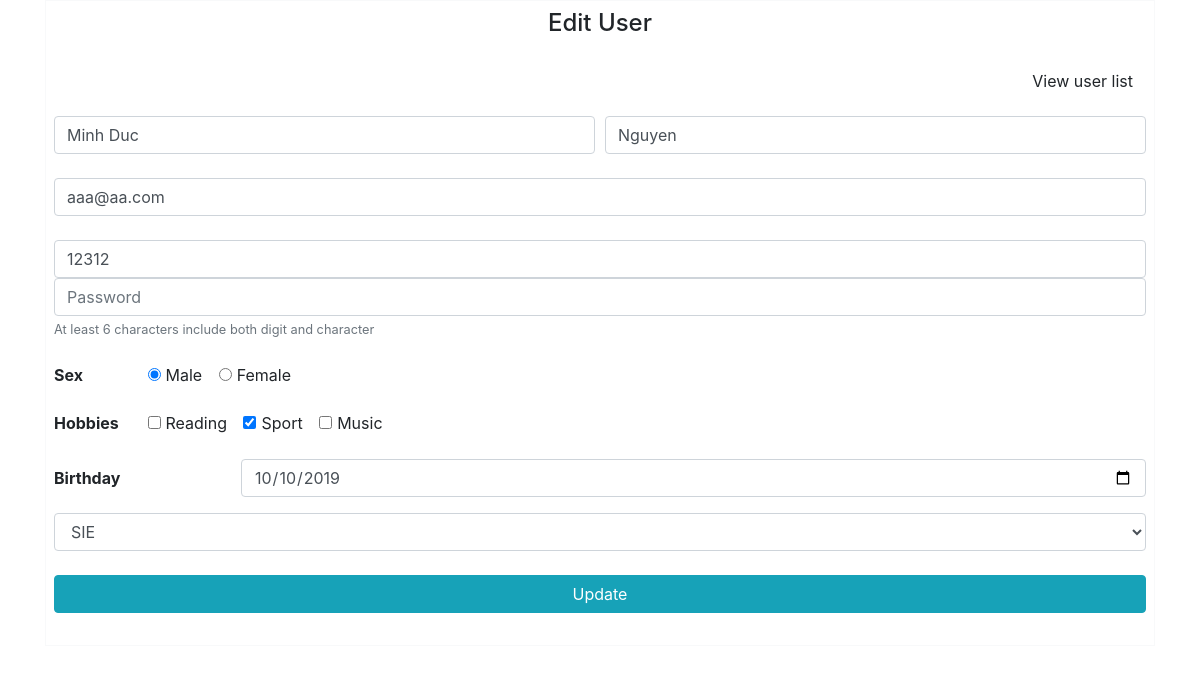
The page /edit.php?id=9 on the database its author committed.
### tables this page shows
CREATE TABLE `user` (
  `id` int(11) NOT NULL,
  `firstname` text NOT NULL,
  `lastname` text NOT NULL,
  `email` text NOT NULL,
  `phonenumber` text NOT NULL,
  `password` text NOT NULL,
  `sex` text NOT NULL,
  `hobbies` text NOT NULL,
  `bday` date NOT NULL,
  `program` varchar(10) NOT NULL,
  `reg_date` timestamp NOT NULL DEFAULT current_timestamp()
);

### edit.php (the view, shortened to what this page needs)
<!DOCTYPE html>
<html>
<head>
    <link rel="stylesheet" href="https://maxcdn.bootstrapcdn.com/bootstrap/4.3.1/css/bootstrap.min.css">
</head>
<body>
    <?php
    if (isset($_GET['id'])) {
        $id = $_GET['id'];
        $db = mysqli_connect('localhost', 'root', '', 'test2');
        $query = "SELECT * FROM user WHERE id=$id";
        $q = mysqli_query($db, $query);
        $row = mysqli_fetch_assoc($q);
        $data = $row;
        $hobbies = explode(", ", $data['hobbies']);
    }
    ?>
    <div class="container">
        <form class="text-center border border-light p-2" method="post" action="./server/edit_server.php" style="text-align: left !important;">
            <p class="h4 mb-4 text-center">Edit User
            </p>
            <p class="text-right">
                <a href="./list.php">
                    <button type="button" class="btn">View user list</button>
                </a>
            </p>
            <div class="form-row mb-4">
                <div class="col">
                    <input type="text" id="firstname" name="firstname" class="form-control" placeholder="First name" value="<?php echo ($data['firstname']) ?>">
                </div>
                <div class="col">
                    <input type="text" id="lastname" name="lastname" class="form-control" placeholder="Last name" value="<?php echo ($data['lastname']) ?>">
                </div>
            </div>
            <input type="email" id="email" name="email" class="form-control mb-4" placeholder="E-mail" value="<?php echo ($data['email']) ?>">
            <input type="text" id="phonenumber" name="phonenumber" class="form-control" placeholder="Phone number" aria-describedby="defaultRegisterFormPhoneHelpBlock" value="<?php echo ($data['phonenumber']) ?>">
            <input type="password" id="password" name="password" class="form-control" placeholder="Password" aria-describedby="defaultRegisterFormPasswordHelpBlock">
            <small id="defaultRegisterFormPasswordHelpBlock" class="form-text text-muted mb-4">
                At least 6 characters include both digit and character
            </small>
            <div class="form-group row">
                <label class="col-sm-1"><b>Sex</b></label>
                <div class="col-sm-11">
                    <div class="form-check form-check-inline">
                        <input class="form-check-input" type="radio" name="sex" id="male" value="male" <?php if ($data['sex'] == 'male') echo 'checked="checked"'; ?>">
                        <label class="form-check-label" for="male">Male</label>
                    </div>
                    <div class="form-check form-check-inline">
                        <input class="form-check-input" type="radio" name="sex" id="female" value="female" <?php if ($data['sex'] == 'female') echo 'checked="checked"'; ?>>
                        <label class="form-check-label" for="female">Female</label>
                    </div>
                </div>
            </div>
            <div class="form-group row">
                <label class="col-sm-1"><b>Hobbies</b></label>
                <div class="col-sm-11">
                    <div class="form-check form-check-inline">
                        <input class="form-check-input" type="checkbox" value="reading" id="reading" name="hobbies[]" <?php if (in_array("reading", $hobbies)) echo 'checked="checked"'; ?>>
                        <label class="form-check-label" for="reading">
                            Reading
                        </label>
                    </div>
                    <div class="form-check form-check-inline">
                        <input class="form-check-input" type="checkbox" value="sport" id="sport" name="hobbies[]" <?php if (in_array("sport", $hobbies)) echo 'checked="checked"'; ?>>
                        <label class="form-check-label" for="sport">
                            Sport
                        </label>
                    </div>
                    <div class="form-check form-check-inline">
                        <input class="form-check-input" type="checkbox" value="music" id="music" name="hobbies[]" <?php if (in_array("music", $hobbies)) echo 'checked="checked"'; ?>>
                        <label class="form-check-label" for="music">
                            Music
                        </label>
                    </div>
                </div>
            </div>
            <div class="form-group row">
                <label for="bday" class="col-2 col-form-label"><b>Birthday</b></label>
                <div class="col-10">
                    <input class="form-control" name="bday" type="date" id="bday" value="<?php echo ($data['bday']) ?>">
                </div>
            </div>
            <div class="form-group">
                <select id="program" name="program" class="form-control">
                    <option value="sie" <?php if ($data['program'] == "sie") echo "selected" ?>>SIE</option>
                </select>
            </div>
            <button class="btn btn-info my-4 btn-block" type="submit" name="update_user">Update</button>
        </form>
    </div>
</body>
</html>

### rows shown on the page
user: firstname "Minh Duc", lastname "Nguyen", email "aaa@aa.com", phonenumber "12312", sex "☑ Male", sex "☐ Female", hobbies "☑", bday "10/10/2019", program "SIE"
